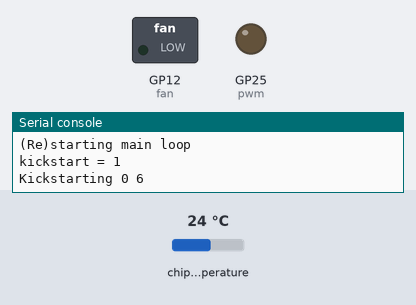
A program run on a simulated Raspberry Pi Pico running MicroPython. On the bench: switched loads named in the program (green lamp = pin HIGH), output pins drawn as LEDs (lit = HIGH), the last lines printed to the serial console. The test bench sets the inputs (shaded band); at power-on: chip temperature 24 °C.

Above: at 1.2 s.
1.3 s: chip temperature set to 1 °C
At 4.9 s:
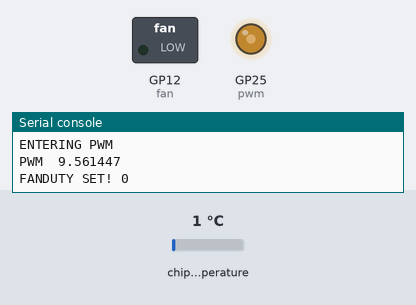
Timing chart, 0 to 10.3 s (numbered marks = the images above; inputs shaded):
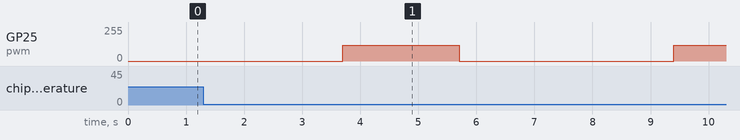

Measured:
- after the input at 1.3 s, GP12 (fan): stays LOW (without the input it goes to HIGH after 2.4 s)

The program:

main.py
```python
#Blinking thermometer
#David Åkesson 2021

#Blinking syntax: 0 = 20C, "_ ." = 19 (one under 0), "._ .." = 8 (10 under 0, 2 under 0)

import machine
import utime
import _thread
from _thread import start_new_thread
import gc
import sys
from machine import Pin, Timer, PWM

# Configuration
#FAN_PIN = 14            # BCM pin used to drive PWM fan
WAIT_TIME = 2           # [s] Time to wait between each refresh
PWM_FREQ = 25           # [kHz] 25kHz for Noctua PWM control

gc.enable()

sensor_temp = machine.ADC(4)
conversion_factor = 3.3 / (65535)

#FAN
fan = PWM(Pin(12))
#fan = PWM(Pin(7))
fan.freq(25000)
fanPWM = 66

#LED
pwm = PWM(Pin(25))
pwm.freq(1000)
temperature = 21

def setFanSpeed(pwm):
    fan.duty_u16(int(pwm))
    print("FANDUTY SET!", str(int(pwm)))
    gc.collect()
    utime.sleep(2)
# Handle fan speed
def handleFanSpeed():
    # Configurable temperature and fan speed
    MIN_TEMP = 18
    MIN_TEMP_DEAD_BAND = 5
    MAX_TEMP = 40
    FAN_LOW = 30
    FAN_HIGH = 100
    FAN_OFF = 0
    FAN_MAX = 100
    while True:
        print("ENTERING PWM")
        gc.collect()
        pwm.duty_u16(30000)
        #outside_dead_band_higher = True
        global fanPWM
        global temperature
        print("PWM ", temperature)
        # Turn off the fan if lower than lower dead band
        if temperature < MIN_TEMP_DEAD_BAND + MIN_TEMP:
            outside_dead_band_higher = False
        else:
            outside_dead_band_higher = True

        if outside_dead_band_higher == False:
            setFanSpeed(FAN_OFF)
            print("Fan OFF") # Uncomment for testing
#            return
    # Run fan at calculated speed if being in or above dead zone not having passed lower dead band
        elif outside_dead_band_higher == True and temperature < MAX_TEMP:
            step = float(FAN_HIGH - FAN_LOW)/float(MAX_TEMP - MIN_TEMP)
            temperature -= MIN_TEMP
            setFanSpeed(int(FAN_LOW + ( round(temperature) * step )))
            print("FANDUTY = ", str(int(FAN_LOW + ( round(temperature) * step )))) # Uncomment for testing
#            return
    # Set fan speed to MAXIMUM if the temperature is above MAX_TEMP
        elif temperature > MAX_TEMP:
            setFanSpeed(FAN_MAX)
            print("Fan MAX") # Uncomment for testing
#            return
        print("PWM BOTTOM")
        #utime.sleep(1)
        pwm.duty_u16(0)
        print("PWM END!")
        gc.collect()
        #utime.sleep(1)
        break

def round_to(n, precision):
    correction = 0.5 if n >= 0 else -0.5
    return int( n/precision+correction ) * precision
def round_to_05(n):
    return round_to(n, 0.5)

def templist(iter):
    list = []
    list.append(sensor_temp.read_u16() * conversion_factor)
    for i in range(0,iter):

        ratio = 0.025
        list.append((list[i-1])*(1 - ratio) + ((sensor_temp.read_u16() * conversion_factor) * (ratio)))
        #gc.collect()
        utime.sleep(0.001)
    gc.collect()
    return list
def multilist(times,iter):
    gc.collect()
    global kickstart
    global threadfinish
    print("kickstart =", kickstart)
    #print("threadfinish =", threadfinish)
    pal = []
    plist = templist(iter)
    pal.append(sum(plist) / len(plist))
    plist = []
    q = 0
    q += 1
    gc.collect()
    r = 0
    if kickstart == 1:
        p = 0
        while p < times:
            plist = templist(iter)
            pal.append(sum(plist) / len(plist))
            print("Kickstarting", p, times)
            p += 1
            gc.collect()
    else:
        r = 0
        while r < 3:
            plist = templist(1000)
            pal.append(sum(plist) / len(plist))
            print("\nLarge burst ",r)
            r += 1
            gc.collect()
    plist = []
    #memprint()
    gc.collect()
    return pal

def memprint():
    print("Mem alloc: ",gc.mem_alloc(),"Mem free: ",gc.mem_free())

global threadfinish
threadfinish = 1

global kickstart
kickstart = 1

#_thread.start_new_thread(handleFanSpeed, ())

while True:
    print("\n\n(Re)starting main loop")

    pal = multilist(6,500)
    print(pal)
    reading = sum(pal) / len(pal)
    pal = []
    print(reading)
    #temperature = round_to_05(27 - (reading - 0.706)/0.001721)
    temperature = 27 - (reading - 0.706)/0.001721
    print("temperature = ", temperature)
    global kickstart
    kickstart = 0
    gc.collect()
    handleFanSpeed()
    #memprint()
```
